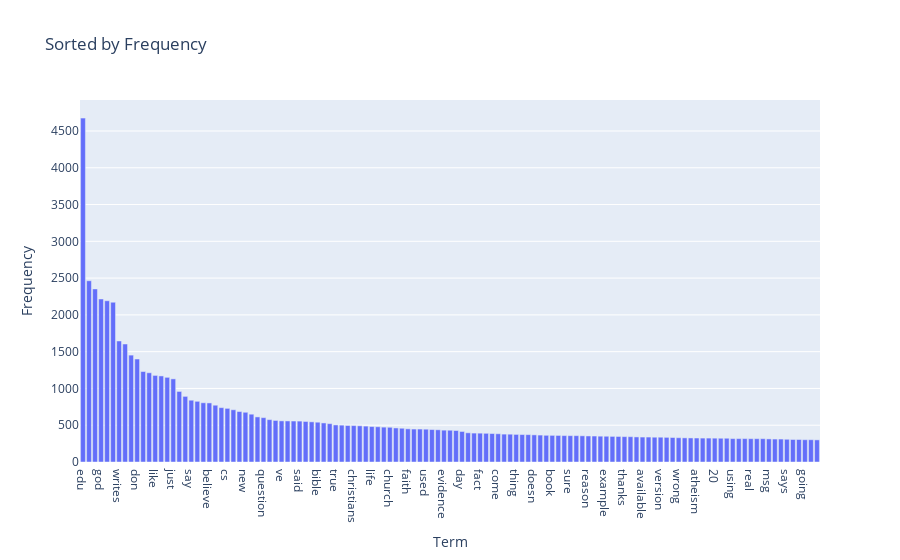

Here is the notebook cell this chart was saved with:
### Markdown cell above
### >>> **Exercise 14 (take home):** 
Additionally, you can attempt to sort the terms on the `x-axis` by frequency instead of in alphabetical order. This way the visualization is more meaninfgul and you will be able to observe the so called [long tail](https://en.wikipedia.org/wiki/Long_tail) (get familiar with this term since it will appear a lot in data mining and other statistics courses). see picture below

![alt txt](https://upload.wikimedia.org/wikipedia/commons/thumb/8/8a/Long_tail.svg/1000px-Long_tail.svg.png)

### Code cell
# Answer here

condition = term_frequencies > 300
term=count_vect.get_feature_names_out()[condition]
condition_freq=term_frequencies[condition]

new_idx = np.argsort(condition_freq)[::-1]
new_terms = term[new_idx]
new_freqs = condition_freq[new_idx]

fig = px.bar(
    x=new_terms,
    y=new_freqs,
    labels={'x': 'Term', 'y': 'Frequency'},
    title='Sorted by Frequency',
)
fig.show()

### Figure 1 — Plotly figure (JSON) as saved in the notebook; plotly's stock layout.template omitted (floating-point values rounded to 4 significant figures)
{"data": [{"hovertemplate": "Term=%{x}<br>Frequency=%{y}<extra></extra>", "legendgroup": "", "marker": {"color": "#636efa", "pattern": {"shape": ""}}, "name": "", "orientation": "v", "showlegend": false, "textposition": "auto", "type": "bar", "x": ["edu", "subject", "lines", "god", "organization", "com", "writes", "people", "article", "don", "know", "think", "like", "university", "does", "just", "time", "posting", "say", "jesus", "good", "believe", "use", "host", "cs", "nntp", "way", "new", "world", "graphics", "question", "things", "image", "ve", "science", "make", "said", "did", "christian", "bible", "point", "need", "true", "reply", "read", "christians", "ca", "1993", "life", "want", "right", "church", "really", "problem", "faith", "computer", "information", "used", "help", "work", "evidence", "years", "uk", "day", "mail", "different", "fact", "christ", "atheists", "come", "religion", "10", "thing", "truth", "case", "doesn", "course", "group", "book", "ll", "mean", "sure", "law", "research", "reason", "human", "pitt", "example", "file", "keith", "thanks", "better", "john", "available", "software", "program", "version", "apr", "david", "wrong", "long", "bit", "atheism", "little", "number", "20", "non", "man", "using", "free", "post", "real", "person", "distribution", "msg", "hell", "probably", "says", "lot", "data", "going", "ac", "possible"], "xaxis": "x", "y": [4675, 2464, 2353, 2216, 2192, 2172, 1645, 1604, 1453, 1400, 1230, 1213, 1177, 1170, 1151, 1130, 959, 892, 840, 825, 805, 803, 772, 739, 729, 710, 686, 676, 650, 613, 603, 576, 565, 559, 558, 557, 556, 551, 546, 541, 531, 521, 504, 501, 496, 495, 492, 488, 482, 479, 474, 472, 463, 459, 451, 448, 448, 446, 441, 438, 433, 432, 428, 415, 397, 393, 392, 390, 387, 384, 379, 378, 375, 373, 372, 369, 366, 363, 362, 361, 359, 358, 358, 356, 354, 353, 351, 350, 348, 347, 345, 344, 341, 339, 339, 337, 337, 335, 333, 330, 328, 327, 326, 325, 325, 324, 323, 323, 318, 318, 318, 317, 317, 317, 314, 312, 312, 309, 306, 306, 303, 303, 301], "yaxis": "y"}], "layout": {"barmode": "relative", "legend": {"tracegroupgap": 0}, "title": {"text": "Sorted by Frequency"}, "xaxis": {"anchor": "y", "domain": [0, 1], "title": {"text": "Term"}}, "yaxis": {"anchor": "x", "domain": [0, 1], "title": {"text": "Frequency"}}}}
